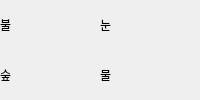
        <widget class="QWidget" name="stack_field">
         <layout class="QGridLayout" name="gridLayout_16">
          <property name="leftMargin">
           <number>0</number>
          </property>
          <property name="topMargin">
           <number>0</number>
          </property>
          <property name="rightMargin">
           <number>0</number>
          </property>
          <property name="bottomMargin">
           <number>0</number>
          </property>
          <property name="spacing">
           <number>0</number>
          </property>
          <item row="1" column="1">
           <widget class="QLabel" name="area_water">
            <property name="lineWidth">
             <number>0</number>
            </property>
            <property name="text">
             <string>물</string>
            </property>
           </widget>
          </item>
          <item row="0" column="1">
           <widget class="QLabel" name="area_snow">
            <property name="lineWidth">
             <number>0</number>
            </property>
            <property name="text">
             <string>눈</string>
            </property>
           </widget>
          </item>
          <item row="1" column="0">
           <widget class="QLabel" name="area_forest">
            <property name="lineWidth">
             <number>0</number>
            </property>
            <property name="text">
             <string>숲</string>
            </property>
           </widget>
          </item>
          <item row="0" column="0">
           <widget class="QLabel" name="area_fire">
            <property name="lineWidth">
             <number>0</number>
            </property>
            <property name="text">
             <string>불</string>
            </property>
           </widget>
          </item>
         </layout>
        </widget>
